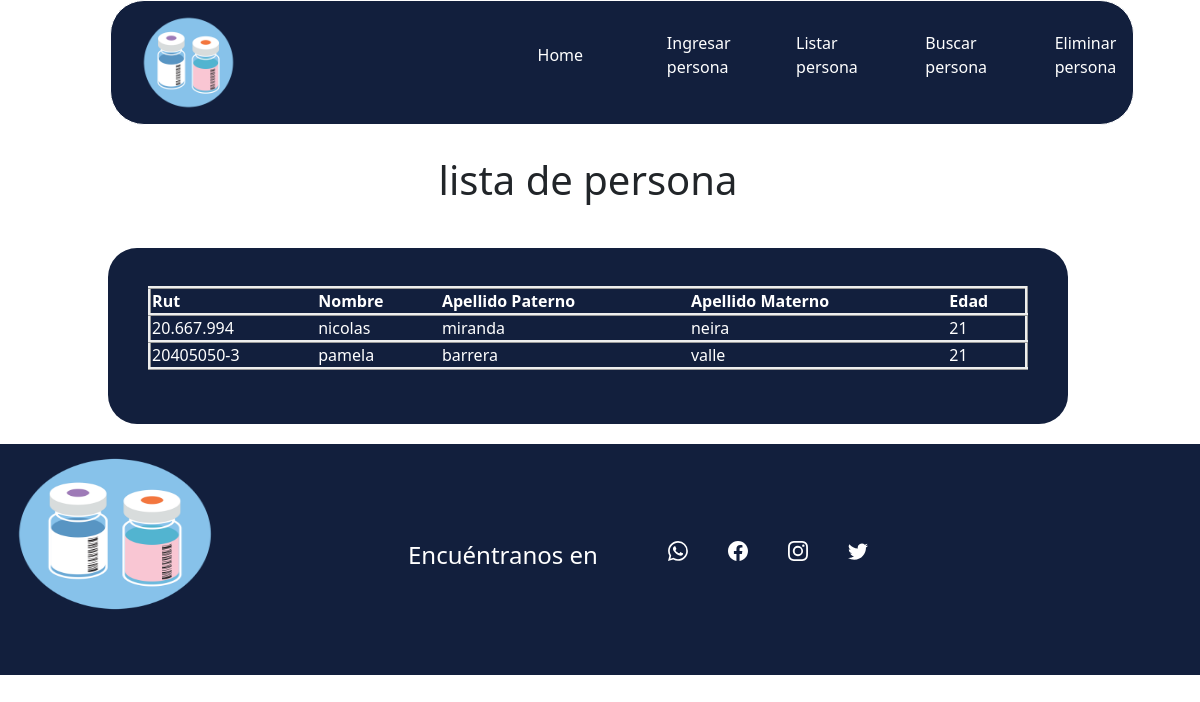
Page /app_sis_vacuna/listar_persona/ on the earlier database version.
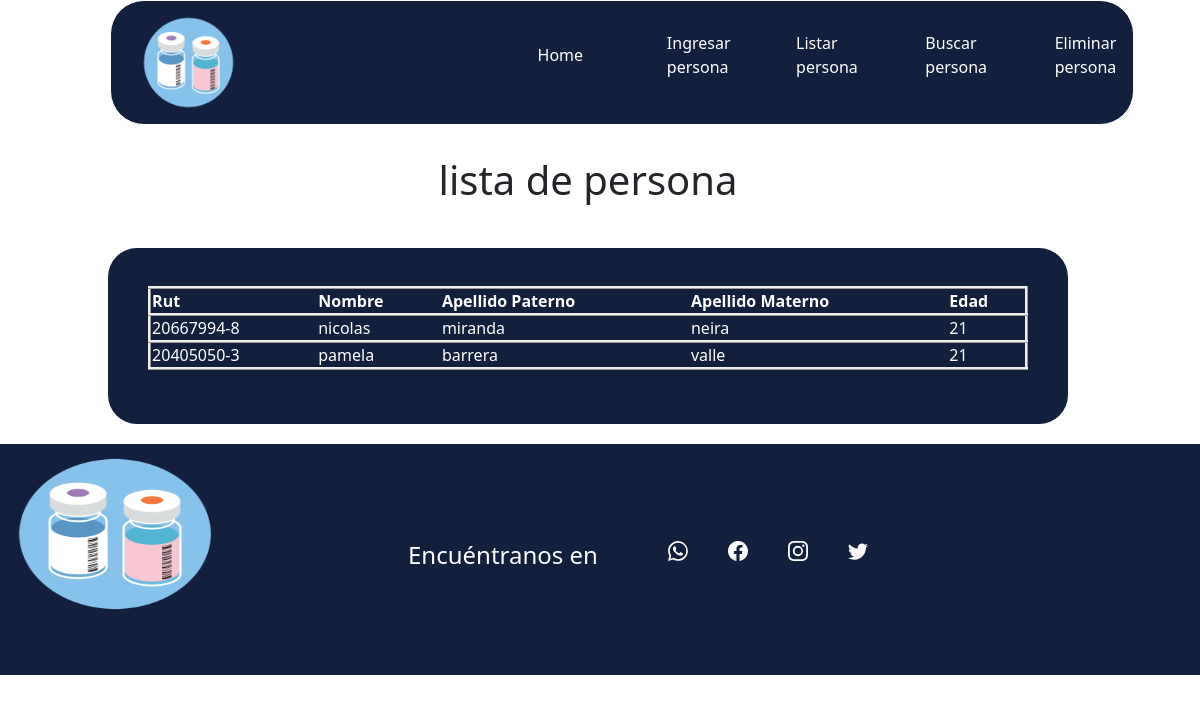
Same page on the later database version.
### app_sis_vacuna/models.py (models this page shows, shortened)
class Persona(models.Model):
    rut = models.CharField(max_length=10, null=False, blank=False)
    nombre = models.CharField(max_length=30)
    ap_paterno = models.CharField(max_length=30)
    ap_materno = models.CharField(max_length=30)
    edad = models.IntegerField()

### app_sis_vacuna/views.py (the view)
# urls.py: path('listar_persona/', views.listar_persona),
def listar_persona(request):
    datos = Persona.objects.all()
    return render(request, "app_sis_vacuna/listar_persona.html", {'personas': datos})

### app_sis_vacuna/templates/app_sis_vacuna/listar_persona.html (shortened to what this page needs)
<DOCTYPE html>
<html lang="en">
<head>
    {% load static %}
    <Link rel="stylesheet" href="{%static 'css/estiloss.css' %}">
    <link href="https://cdn.jsdelivr.net/npm/bootstrap@5.0.2/dist/css/bootstrap.min.css" rel="stylesheet">
</head>
<body id="body" class="body" >
    <div class="row col-md-12 div_body">
            <div class="col-md-10 container">
                {%include "app_sis_vacuna/encabezado.html" %}
            </div>
            <h1 class="h2">lista de persona</h1>
            <div class="div_form container col-md-12">
                <form class="col-md-12 container  column" style="text-align: justify; justify-content: end; padding:3%;" action="/app_sis_vacuna/listar_persona/" method="GET">
                    <table class="container col-md-12" border="1">
                        <thead style="border: inset;">
                            <tr style="border: inset;">
                                <th>Rut</th>
                                <th>Nombre</th>
                                <th>Apellido Paterno</th>
                                <th>Apellido Materno</th>
                                <th>Edad</th>
                            </tr>
                        </thead>
                        <tbody style="border: inset;">
                            {% if personas %}
                            {% for pers in personas %}
                            <tr style="border: inset;">
                                <td>{{ pers.rut  }}</td>
                                <td>{{ pers.nombre }}</td>
                                <td>{{ pers.ap_paterno }}</td>
                                <td>{{ pers.ap_materno  }}</td>
                                <td>{{ pers.edad }}</td>
                            </tr>
                            {% endfor %}
                            {% else %}
                            <h2 class="h3">No existen registros de personas...</h2>
                           <!-- <button class="col-md-6 buttons"><a class="as"  style="" href="/app_sis_vacuna/ingresar_persona/">Link a ingresar Persona</a></button>
                            <button class="col-md-4 buttons"><a class="" href="/app_sis_vacuna/buscar_persona/"></a>Volver</button>-->
                            {% endif %}
                        </tbody>
                    </table>
                </form>
            </div>
    </div>
    {%include "app_sis_vacuna/footer.html" %}
</body>
</html>

### app_sis_vacuna/templates/app_sis_vacuna/encabezado.html
{% load static %}
<Link rel="stylesheet" href="{%static 'css/estilos.css' %}">
<header>
    <nav class="navbar navbar-expand-lg navbar-light " id="navbar">
        <div class="container-fluid col-md-12 col-xs-12">
            <div class="col-md-4 col-xs-8">
                <img class="img" src="{% static 'img/VaccineCard.jpeg' %}" width="30%">
            </div>
            <div class="div_nav col-md-7 col-xs-4">
                <ul class="col-xs-12 col-md-12">
                    <li class="col-md-2"><a style="text-decoration: none;" href="/app_sis_vacuna/index/">Home</a></li>
                    <li class="col-md-2"><a style="text-decoration: none;" href="/app_sis_vacuna/ingresar_persona/">Ingresar persona</a> <br></li>
                    <li class="col-md-2"><a style="text-decoration: none;" href="/app_sis_vacuna/listar_persona/">Listar persona</a> <br></li>
                    <li class="col-md-2"><a style="text-decoration: none;" href="/app_sis_vacuna/busqueda_persona/">Buscar persona</a> <br></li>
                    <li class="col-md-2"><a style="text-decoration: none;" href="/app_sis_vacuna/eliminar_persona/">Eliminar persona</a> <br></li>
                </ul>
            </div>
        </div>
    </nav>
</header>

### app_sis_vacuna/templates/app_sis_vacuna/footer.html (shortened to what this page needs)
{% load static %}
<Link rel="stylesheet" href="{%static 'css/estiloss.css' %}">
<link href="https://cdn.jsdelivr.net/npm/bootstrap@5.0.2/dist/css/bootstrap.min.css" rel="stylesheet">
<footer class="col-md-12">
    <div class="row">
        <div class="col-md-4 col-xs-8">
            <img class="img_foter" src="{% static 'img/VaccineCard.jpeg' %}" >
        </div>
        <div class="container col-md-8 row div_ul_footer">
        <div class="container col-md-4 row">
            <h4 class="h4">Encuéntranos en</h4>
        </div>
        <div class="container col-md-6 row" >
            <ul class="social_icons">
                <li>
                </li>
                  <li>
                </li>
                  <li>
                </li>
                  <li>
                </li>
            </ul>
        </div>
        </div>
    </div>
</footer>

### app_sis_vacuna/static/css/estiloss.css (style rules this page uses)
.img { height: 33%; width: 33%; }
.div_body { max-width: 100% !important; width: 100% !important; margin-top: 120px !important; }
footer { background-color: rgb(18, 31, 61); width: 100% !important; max-width: 100% !important; margin: 0 ; padding: 0; margin-bottom: -16px; }
.social_icons { display: flex; justify-content: left; list-style: none; }
.img_foter { height: 78%; width: 60%; }
.h4 { color: white; font-size: larger; }
.div_ul_footer { justify-content: flex-start; align-items: center; padding: 3%; }
.div_form { background-color: rgb(18, 31, 61); width: 80% !important; border-radius: 29px; padding: 10px; margin-bottom: 20px !important; }
.h2 { padding: 3%; text-align: center; font-size: 40px !important; }
td { color: white; }
th { color: white; }

### app_sis_vacuna/static/css/estilos.css (style rules this page uses)
header { max-width: 100%; padding: 0; position: fixed; top: 0; display: flex; justify-content: space-around; transition: 0.7s; width: 87%; z-index: 10; }
header ul { position: relative; display: flex; justify-content: center; align-items: center; }
header ul a { position: relative; transition: 0.7s; color: white !important; }
.navbar { background-color: rgb(18, 31, 61) !important; width: 98%; border: solid 0.1px; border-color: white; border-radius: 34px; }
li { display: inline; margin: 0 20px; color: white !important; }
li a { color: white !important; }
.img { height: 33%; width: 33%; }
.div_body { max-width: 100%; margin-top: 120px; }

Differences in the rows shown:
removed Persona: rut "20.667.994", nombre "nicolas", ap_paterno "miranda", ap_materno "neira", edad "21"
added Persona: rut "20667994-8", nombre "nicolas", ap_paterno "miranda", ap_materno "neira", edad "21"
